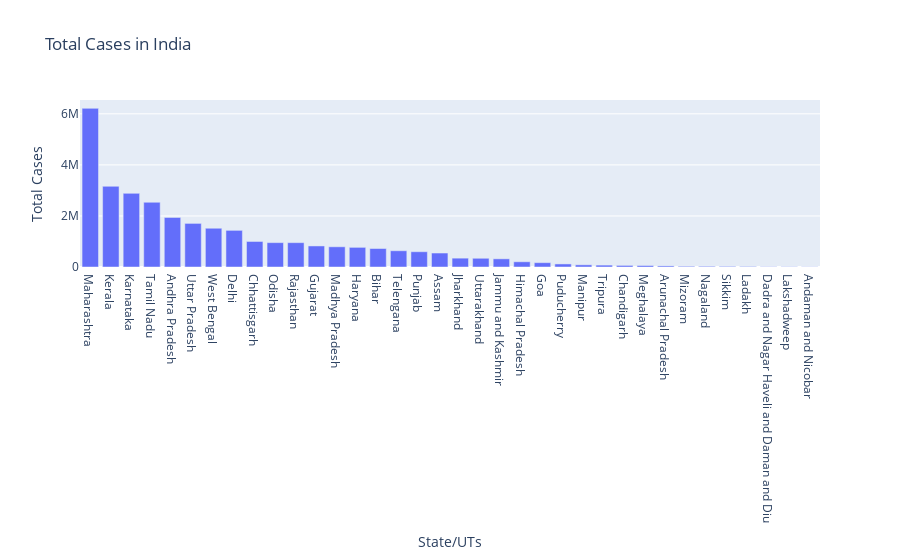

Notebook cell for this chart:
### Code cell
fig=plt.figure(figsize=(20,10),dpi=200)
axes=fig.add_axes([0,0,1,1])
axes.bar(df['State/UTs'],df['Total Cases'])
axes.set_title("Total Cases in India")
axes.set_xlabel("State/UTs")
axes.set_ylabel("Total Cases")
plt.show()

#plotly
fig=go.Figure()
fig.add_trace(go.Bar(x=df['State/UTs'],y=df['Total Cases']))
fig.update_layout(title='Total Cases in India',xaxis=dict(title='State/UTs'),yaxis=dict(title='Total Cases'))

### Figure 1 — Plotly figure (JSON) as saved in the notebook; plotly's stock layout.template omitted (floating-point values rounded to 4 significant figures)
{"data": [{"type": "bar", "x": ["Maharashtra", "Kerala", "Karnataka", "Tamil Nadu", "Andhra Pradesh", "Uttar Pradesh", "West Bengal", "Delhi", "Chhattisgarh", "Odisha", "Rajasthan", "Gujarat", "Madhya Pradesh", "Haryana", "Bihar", "Telengana", "Punjab", "Assam", "Jharkhand", "Uttarakhand", "Jammu and Kashmir", "Himachal Pradesh", "Goa", "Puducherry", "Manipur", "Tripura", "Chandigarh", "Meghalaya", "Arunachal Pradesh", "Mizoram", "Nagaland", "Sikkim", "Ladakh", "Dadra and Nagar Haveli and Daman and Diu", "Lakshadweep", "Andaman and Nicobar"], "y": [6214190, 3160937, 2883947, 2535402, 1940096, 1707847, 1518181, 1435529, 999853, 954326, 953360, 824497, 791658, 769539, 723945, 636627, 598334, 547283, 346681, 341452, 319901, 204391, 169740, 119703, 84822, 73901, 61889, 57388, 42820, 27488, 26682, 23392, 20257, 10597, 10064, 7510]}], "layout": {"title": {"text": "Total Cases in India"}, "xaxis": {"title": {"text": "State/UTs"}}, "yaxis": {"title": {"text": "Total Cases"}}}}
